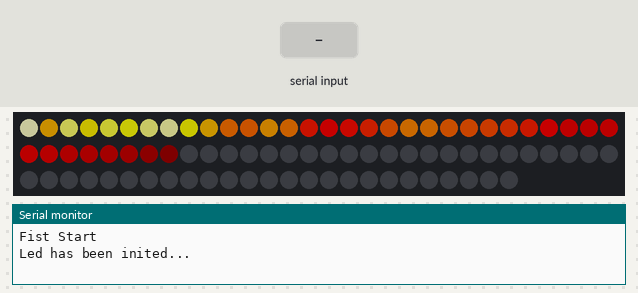
Bench run of a program on a simulated Arduino Nano, built with avr-gcc and run on an emulated ATmega328P. Shown: 85 RGB LEDs in strip order, left to right, continuing on the next row, the last lines printed to the serial monitor. Inputs (shaded band) come from the test bench. Dim RGB values are drawn brighter than linear; random numbers use the default seed unless the program sets one; EEPROM starts erased.

Above: at 1.2 s.
1.3 s: "1;" received over the second serial link
At 2.5 s:
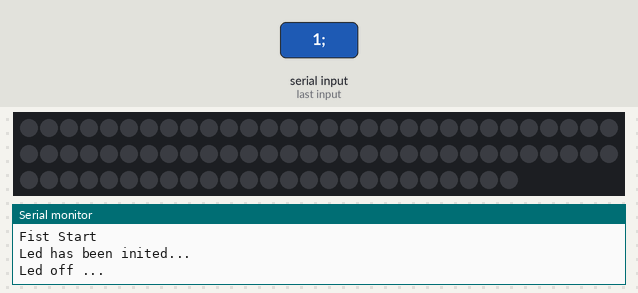
2.8 s: "1;" received over the second serial link
At 4.57 s:
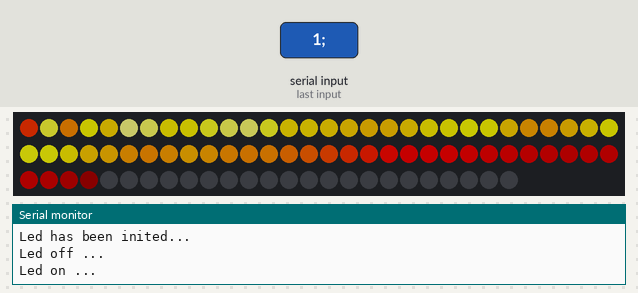
5.8 s: "90,45;" received over the second serial link
At 5.98 s:
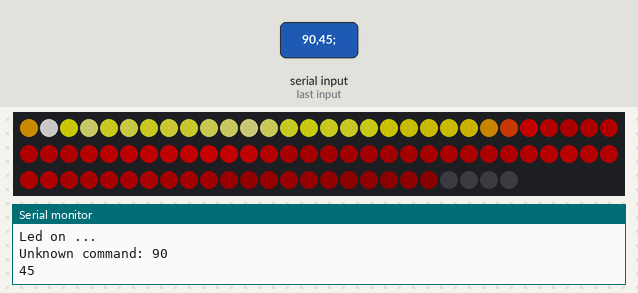
8.8 s: "3;" received over the second serial link
At 9.06 s:
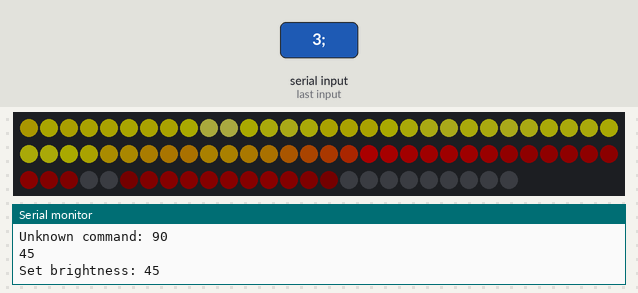
Timing chart, 0 to 11.8 s (numbered marks = the images above; inputs shaded):
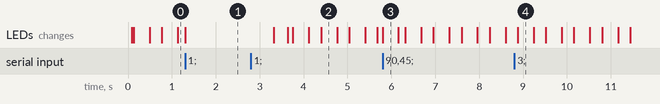

The program:

main.cpp
```cpp
#include <Arduino.h>
#include <FastLED.h>
#include <SoftwareSerial.h>
#include <EEPROM.h>

//Setup
#define RX_PIN 10
#define TX_PIN 11
#define LED_PIN 2
#define LED_TYPE WS2812B
#define COLOR_ORDER GRB
#define NUM_LEDS 85
#define FRAMES_PER_SECOND 120

uint8_t currentHue = 0;       // color HUE value
int currentPatternNumber = 5; // current pattern index
int brightness = 100;
boolean isLedOn = true;                  // lighting led flag
SoftwareSerial BTSerial(RX_PIN, TX_PIN); // init BT UART port
CRGB leds[NUM_LEDS];
typedef void (*SimplePatternList[])();

//EEPROM bytes offsets
int addressPat = 0;
int addressBt = addressPat + sizeof(currentPatternNumber);

void setup()
{

  pinMode(LED_PIN, OUTPUT);
  Serial.begin(115200);
  BTSerial.begin(9600); // 38400 for setting mode
  BTSerial.setTimeout(10);

  if (EEPROM.read(198) != 20) // fist start
  {
    Serial.println("Fist Start");
    EEPROM.write(198, 20);
    EEPROM.write(addressPat, currentPatternNumber);
    EEPROM.write(addressBt, brightness);
  }
  else
  {
    currentPatternNumber = EEPROM.read(addressPat);
    brightness = EEPROM.read(addressBt);
    Serial.print("Restore pattern: ");
    Serial.println(currentPatternNumber);
    Serial.print("Restore brightness: ");
    Serial.println(brightness);
  }

  // init led strip
  FastLED.addLeds<LED_TYPE, LED_PIN, COLOR_ORDER>(leds, NUM_LEDS).setCorrection(TypicalLEDStrip);
  FastLED.setBrightness(brightness);

  Serial.println("Led has been inited...");
}

//--- Start describe patterns

void rainbow()
{
  currentHue++;
  fill_rainbow(leds, NUM_LEDS, currentHue, 7);
}

void cyan()
{
  for (int i = NUM_LEDS - 1; i > 0; i--)
  {
    leds[i] = CRGB::Cyan; //CHSV(127, 255, 255);
  }
}

void blue()
{
  for (int i = NUM_LEDS - 1; i > 0; i--)
  {
    leds[i] = CHSV(160, 255, 255);
    ;
  }
}

void green()
{
  for (int i = NUM_LEDS - 1; i > 0; i--)
  {
    leds[i] = CRGB::Green;
  }
}

void yellow()
{
  for (int i = NUM_LEDS - 1; i > 0; i--)
  {
    leds[i] = CRGB::Yellow;
    ;
  }
}

// COOLING: How much does the air cool as it rises?
// Less cooling = taller flames.  More cooling = shorter flames.
// Default 50, suggested range 20-100
#define COOLING 60

// SPARKING: What chance (out of 255) is there that a new spark will be lit?
// Higher chance = more roaring fire.  Lower chance = more flickery fire.
// Default 120, suggested range 50-200.
#define SPARKING 120
bool gReverseDirection = false;

void fire()
{
  // Array of temperature readings at each simulation cell
  static uint8_t heat[NUM_LEDS];

  // Step 1.  Cool down every cell a little
  for (int i = 0; i < NUM_LEDS; i++)
  {
    heat[i] = qsub8(heat[i], random8(0, ((COOLING * 10) / NUM_LEDS) + 2));
  }

  // Step 2.  Heat from each cell drifts 'up' and diffuses a little
  for (int k = NUM_LEDS - 1; k >= 2; k--)
  {
    heat[k] = (heat[k - 1] + heat[k - 2] + heat[k - 2]) / 3;
  }

  // Step 3.  Randomly ignite new 'sparks' of heat near the bottom
  if (random8() < SPARKING)
  {
    int y = random8(7);
    heat[y] = qadd8(heat[y], random8(160, 255));
  }

  // Step 4.  Map from heat cells to LED colors
  for (int j = 0; j < NUM_LEDS; j++)
  {
    CRGB color = HeatColor(heat[j]);
    int pixelnumber;
    if (gReverseDirection)
    {
      pixelnumber = (NUM_LEDS - 1) - j;
    }
    else
    {
      pixelnumber = j;
    }
    leds[pixelnumber] = color;
  }
}

SimplePatternList patterns = {rainbow, cyan, blue, green, yellow, fire};
//--- Stop describe patterns

void loop()
{
  // Parse comand
  if (BTSerial.available())
  {

    char buf[50];
    int num = BTSerial.readBytesUntil(';', buf, 50);
    buf[num] = NULL;

    int comand[10];
    int count = 0;
    char *offset = buf;
    while (true)
    {
      comand[count++] = atoi(offset);
      offset = strchr(offset, ',');
      if (offset)
        offset++;
      else
        break;
    }

    // Handle remote comand
    switch (comand[0])
    {
    case 1: // On/Off leds
      FastLED.clear(true);
      isLedOn = !isLedOn;
      delay(500);
      if (isLedOn)
      {
        Serial.println("Led on ...");
        BTSerial.println("Led on ...");
      }
      else
      {
        Serial.println("Led off ...");
        BTSerial.println("Led off ...");
      }
      break;
    case 3: // Set brightness 0-255
      brightness = comand[1];
      EEPROM.put(addressBt, brightness);
      FastLED.setBrightness(brightness);
      FastLED.show();
      Serial.print("Set brightness: ");
      BTSerial.print("Set brightness: ");
      Serial.println(brightness);
      BTSerial.println(brightness);
      break;
    case 5: // Set Pattern
      currentPatternNumber = comand[1];
      EEPROM.put(addressPat, currentPatternNumber);
      Serial.print("Set pattern to: ");
      BTSerial.print("Set pattern to: ");
      Serial.println(currentPatternNumber);
      BTSerial.println(currentPatternNumber);
      break;
    default:
      Serial.print("Unknown command: ");
      BTSerial.print("Unknown command: ");
      for (int i = 0; i < count; i++)
      {
        Serial.println(comand[i]);
        BTSerial.println(comand[i]);
      }
      break;
    }
  }

  // Periodic update, needs for live patterns
  if (isLedOn)
  {
    EVERY_N_MILLISECONDS(40)
    {
      patterns[currentPatternNumber]();
      FastLED.delay(1000 / FRAMES_PER_SECOND);
      FastLED.show();
    }
  }
}
```

Measured:
- after the input at 2.8 s, the LEDs: first change after 0.52 s (image 2 shows a later state)
